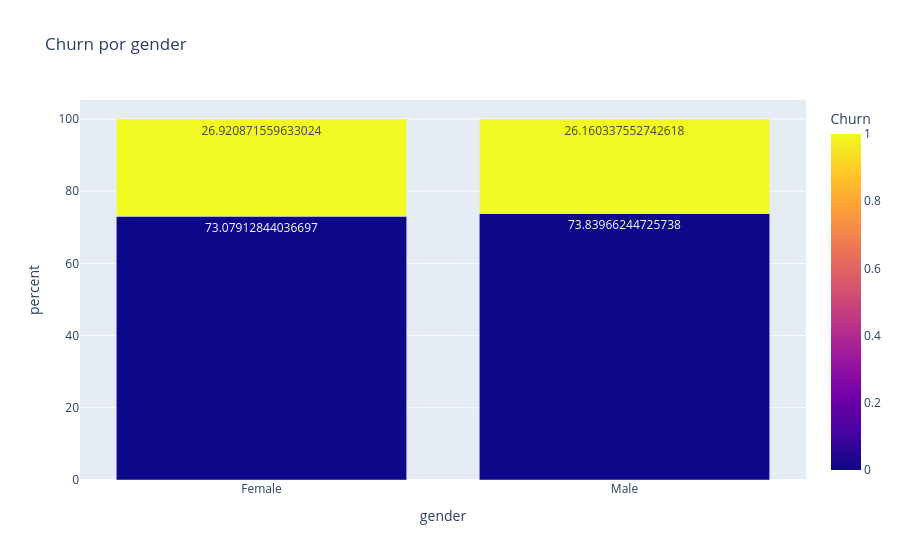
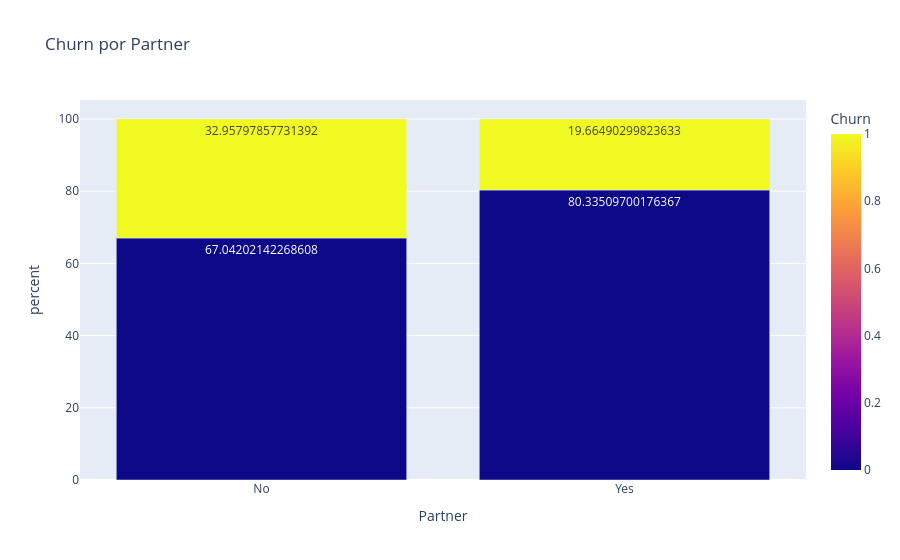

Notebook code cell kept with these figures, in order:
### Code cell
import numpy as np
import plotly.express as px

# Garantir que o índice está limpo
df = df.reset_index(drop=True)

# Separar variáveis
cat_cols = df.select_dtypes(include='object').columns
num_cols = df.select_dtypes(include=np.number).columns

# Remover 'Churn' das categóricas (se estiver lá)
cat_cols = [c for c in cat_cols if c != 'Churn']

print("===== ANÁLISE BIVARIADA: CHURN vs CATEGÓRICAS =====\n")

# Variáveis categóricas
for col in cat_cols:
    counts = (
        df.groupby([col, 'Churn'], as_index=False)
          .size()
          .rename(columns={'size': 'count'})
    )
    
    counts['percent'] = (
        counts['count'] /
        counts.groupby(col)['count'].transform('sum') * 100
    )
    
    print(f"Variável: {col}")
    print(
        counts.pivot(index=col, columns='Churn', values='percent').round(2)
    )
    print("-"*40)
    
    fig = px.bar(
        counts,
        x=col,
        y='percent',
        color='Churn',
        barmode='group',
        text='percent',
        title=f"Churn por {col}"
    )
    fig.show()

# Variáveis numéricas
print("\n===== ANÁLISE BIVARIADA: CHURN vs NUMÉRICAS =====\n")

# Remover 'Churn' das numéricas (caso seja numérica)
num_cols = [c for c in num_cols if c != 'Churn']

for col in num_cols:
    print(f"Variável: {col}")
    
    summary = df.groupby('Churn')[col].describe()
    print(summary)
    print("-"*40)
    
    fig = px.box(
        df,
        x='Churn',
        y=col,
        color='Churn',
        points="all",
        title=f"{col} por Churn"
    )
    fig.show()

### Figure 1 — Plotly figure (JSON) as saved in the notebook; plotly's stock layout.template omitted (floating-point values rounded to 4 significant figures)
{"data": [{"alignmentgroup": "True", "hovertemplate": "gender=%{x}<br>percent=%{text}<br>Churn=%{marker.color}<extra></extra>", "legendgroup": "", "marker": {"color": [0, 1, 0, 1], "coloraxis": "coloraxis", "pattern": {"shape": ""}}, "name": "", "offsetgroup": "", "orientation": "v", "showlegend": false, "text": [73.08, 26.92, 73.84, 26.16], "textposition": "auto", "type": "bar", "x": ["Female", "Female", "Male", "Male"], "xaxis": "x", "y": [73.08, 26.92, 73.84, 26.16], "yaxis": "y"}], "layout": {"barmode": "group", "coloraxis": {"colorbar": {"title": {"text": "Churn"}}, "colorscale": [[0, "#0d0887"], [0.1111, "#46039f"], [0.2222, "#7201a8"], [0.3333, "#9c179e"], [0.4444, "#bd3786"], [0.5556, "#d8576b"], [0.6667, "#ed7953"], [0.7778, "#fb9f3a"], [0.8889, "#fdca26"], [1, "#f0f921"]]}, "legend": {"tracegroupgap": 0}, "title": {"text": "Churn por gender"}, "xaxis": {"anchor": "y", "domain": [0, 1], "title": {"text": "gender"}}, "yaxis": {"anchor": "x", "domain": [0, 1], "title": {"text": "percent"}}}}

### Figure 2 — Plotly figure (JSON) as saved in the notebook; plotly's stock layout.template omitted (floating-point values rounded to 4 significant figures)
{"data": [{"alignmentgroup": "True", "hovertemplate": "Partner=%{x}<br>percent=%{text}<br>Churn=%{marker.color}<extra></extra>", "legendgroup": "", "marker": {"color": [0, 1, 0, 1], "coloraxis": "coloraxis", "pattern": {"shape": ""}}, "name": "", "offsetgroup": "", "orientation": "v", "showlegend": false, "text": [67.04, 32.96, 80.34, 19.66], "textposition": "auto", "type": "bar", "x": ["No", "No", "Yes", "Yes"], "xaxis": "x", "y": [67.04, 32.96, 80.34, 19.66], "yaxis": "y"}], "layout": {"barmode": "group", "coloraxis": {"colorbar": {"title": {"text": "Churn"}}, "colorscale": [[0, "#0d0887"], [0.1111, "#46039f"], [0.2222, "#7201a8"], [0.3333, "#9c179e"], [0.4444, "#bd3786"], [0.5556, "#d8576b"], [0.6667, "#ed7953"], [0.7778, "#fb9f3a"], [0.8889, "#fdca26"], [1, "#f0f921"]]}, "legend": {"tracegroupgap": 0}, "title": {"text": "Churn por Partner"}, "xaxis": {"anchor": "y", "domain": [0, 1], "title": {"text": "Partner"}}, "yaxis": {"anchor": "x", "domain": [0, 1], "title": {"text": "percent"}}}}
